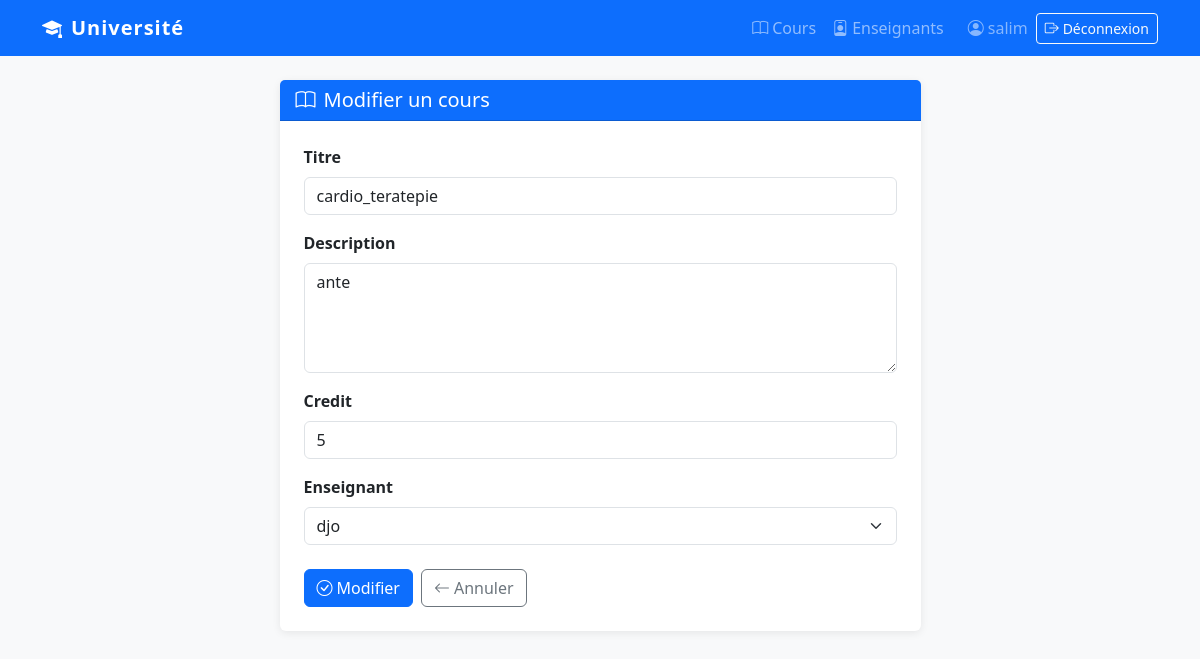
The app's page /cours/modifier/4/ (signed in) with its own data.
### cours/models.py (models this page shows, shortened)
class Cours(models.Model):
    titre = models.CharField(max_length=200)
    description = models.TextField()
    credit = models.IntegerField()
    enseignant = models.ForeignKey(Enseignant, on_delete=models.CASCADE)

### cours/views.py (the view)
# urls.py: path('cours/modifier/<int:pk>/', views.modifier_cours, name='modifier_cours'),
@login_required
def modifier_cours(request, pk):
    cours = get_object_or_404(Cours, pk=pk)
    form = CoursForm(instance=cours)
    if request.method == 'POST':
        form = CoursForm(request.POST, instance=cours)
        if form.is_valid():
            form.save()
            return redirect('liste_cours')
    return render(request, 'cours/ajouter_cours.html', {'form': form, 'action': 'Modifier'})

### cours/forms.py
class CoursForm(forms.ModelForm):
    class Meta:
        model = Cours
        fields = ['titre', 'description', 'credit', 'enseignant']
        widgets = {
            'titre': forms.TextInput(attrs={'class': 'form-control', 'placeholder': 'Titre du cours'}),
            'description': forms.Textarea(attrs={'class': 'form-control', 'rows': 4, 'placeholder': 'Description'}),
            'credit': forms.NumberInput(attrs={'class': 'form-control', 'min': 1}),
            'enseignant': forms.Select(attrs={'class': 'form-select'}),
        }

### cours/models.py (called while the page is built)
    def __str__(self):
        return self.nom

### cours/templates/cours/ajouter_cours.html (shortened to what this page needs)
{% extends 'cours/base.html' %}
{% block contenu %}
<div class="row justify-content-center">
  <div class="col-md-7">
    <div class="card">
      <div class="card-header bg-primary text-white">
        <h5 class="mb-0">
          <i class="bi bi-book me-2"></i>{{ action }} un cours
        </h5>
      </div>
      <div class="card-body p-4">
        <form method="POST">
          {% for field in form %}
          <div class="mb-3">
            <label for="{{ field.id_for_label }}" class="form-label fw-semibold">
              {{ field.label }}
            </label>
            {{ field }}
          </div>
          {% endfor %}
          <div class="d-flex gap-2 mt-4">
            <button type="submit" class="btn btn-primary">
              <i class="bi bi-check-circle me-1"></i>{{ action }}
            </button>
            <a href="{% url 'liste_cours' %}" class="btn btn-outline-secondary">
              <i class="bi bi-arrow-left me-1"></i>Annuler
            </a>
          </div>
        </form>
      </div>
    </div>
  </div>
</div>
{% endblock %}

### cours/templates/cours/base.html (shortened to what this page needs)
<!DOCTYPE html>
<html lang="fr">
<head>
  <link href="https://cdn.jsdelivr.net/npm/bootstrap@5.3.0/dist/css/bootstrap.min.css" rel="stylesheet">
  <link href="https://cdn.jsdelivr.net/npm/bootstrap-icons@1.10.5/font/bootstrap-icons.css" rel="stylesheet">
</head>
<body>
  <nav class="navbar navbar-expand-lg navbar-dark bg-primary mb-4">
    <div class="container">
      <a class="navbar-brand" href="{% url 'accueil' %}">
        <i class="bi bi-mortarboard-fill me-2"></i>Université
      </a>
      <div class="collapse navbar-collapse" id="nav">
        <ul class="navbar-nav ms-auto align-items-lg-center">
          {% if user.is_authenticated %}
          <li class="nav-item">
            <a class="nav-link" href="{% url 'liste_cours' %}">
              <i class="bi bi-book me-1"></i>Cours
            </a>
          </li>
          <li class="nav-item">
            <a class="nav-link" href="{% url 'liste_enseignants' %}">
              <i class="bi bi-person-badge me-1"></i>Enseignants
            </a>
          </li>
          <li class="nav-item ms-lg-3">
            <span class="navbar-text text-white-50 me-2">
              <i class="bi bi-person-circle me-1"></i>{{ user.username }}
            </span>
          </li>
          <li class="nav-item">
            <a class="btn btn-outline-light btn-sm" href="{% url 'deconnexion' %}">
              <i class="bi bi-box-arrow-right me-1"></i>Déconnexion
            </a>
          </li>
          {% else %}
          <li class="nav-item">
            <a class="btn btn-outline-light btn-sm" href="{% url 'connexion' %}">
              <i class="bi bi-box-arrow-in-right me-1"></i>Se connecter
            </a>
          </li>
          {% endif %}
        </ul>
      </div>
    </div>
  </nav>
  <div class="container">
    {% block contenu %}{% endblock %}
  </div>
</body>
</html>

### cours/templates/cours/base.html (style rules this page uses)
body { background-color: #f8f9fa; }
.navbar-brand { font-weight: bold; letter-spacing: 1px; }
.card { border: none; box-shadow: 0 2px 8px rgba(0,0,0,0.08); }

### records on screen
Cours: form "cardio_teratepie" "ante" "5" "djo"

### other values on screen
{{ user.username }} "salim"
{{ action }} "Modifier"
{{ field.label }} "Titre" "Description" "Credit" "Enseignant"
